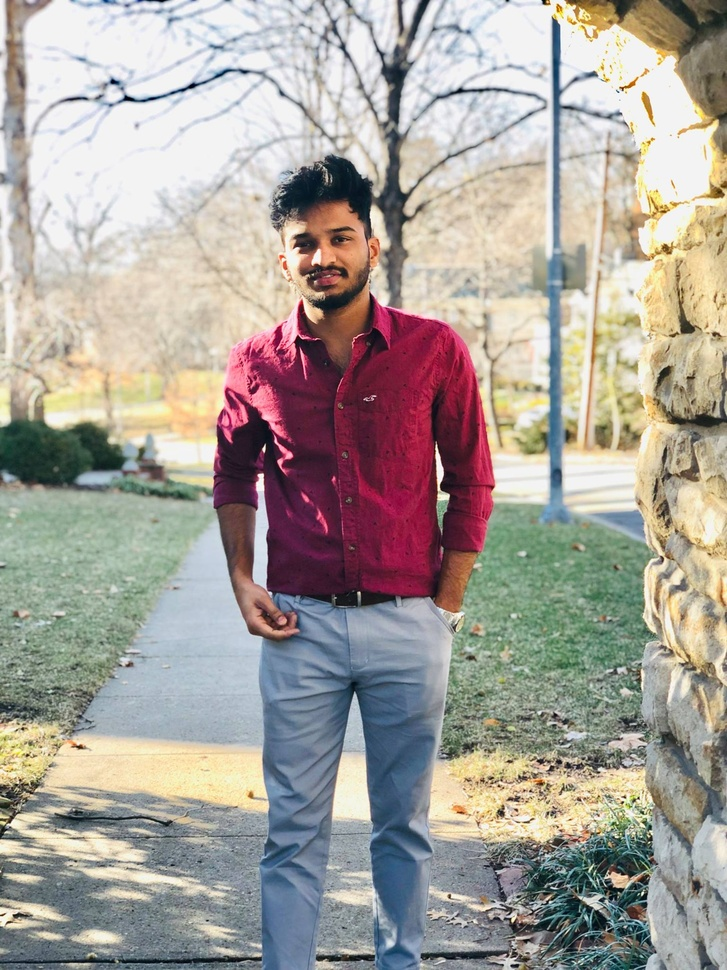
#> input picture course/Deep Learning/project/car.jpg, 727 x 970 px, shrunk from 1536 x 2048 before the run
$ python localization.py   (older library calls are emulated)
#> lines starting #> are read from the running program, lines starting #| are printed output that depends on the picture; after the words box and inside, x2 and y2 are one past the last pixel; in counts of white or black regions, pixels touching at a corner belong together
#!/usr/bin/env python3
# -*- coding: utf-8 -*-
"""
Created on Mon Apr 15 19:13:31 2019

@author: karthikchowdary
"""

from skimage.io import imread
from skimage.filters import threshold_otsu
import matplotlib.pyplot as plt

car_image = imread("car.jpg", as_grey=True)
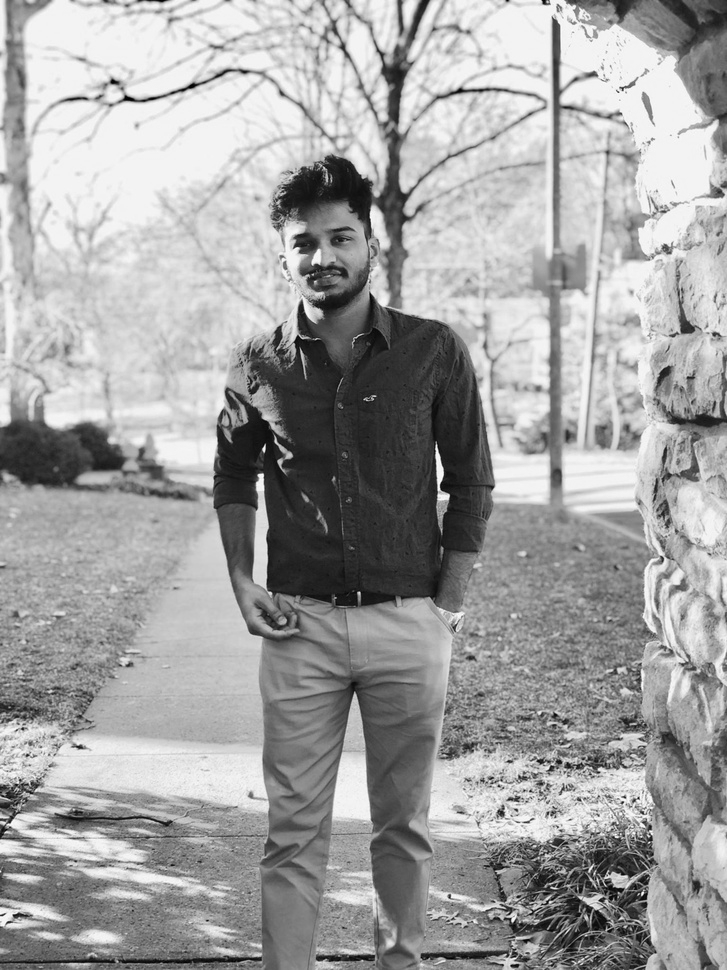
#> car_image: shape (970, 727) float64; min 0.000565, max 0.999, mean 0.635
# it should be a 2 dimensional array
print(car_image.shape)
#| (970, 727)

# the next line is not compulsory however, a grey scale pixel
# in skimage ranges between 0 & 1. multiplying it with 255
# will make it range between 0 & 255 (something we can relate better with

gray_car_image = car_image * 255
fig, (ax1, ax2) = plt.subplots(1, 2)
ax1.imshow(gray_car_image, cmap="gray")
threshold_value = threshold_otsu(gray_car_image)
#> threshold_value = 147.9
binary_car_image = gray_car_image > threshold_value
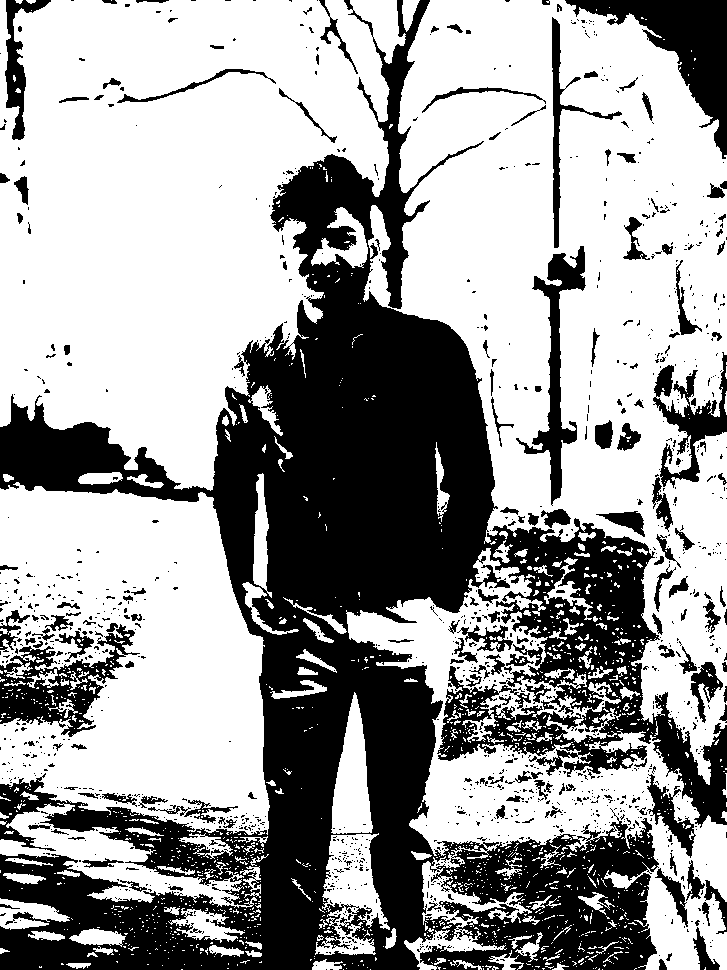
#> binary_car_image: shape (970, 727) bool; 62.2% white; 1284 black regions (1110 under 20 px), largest, box (x1, y1, x2, y2) and area: (0, 0, 727, 970) 218117, (565, 0, 727, 159) 8178, (0, 624, 140, 737) 5661
ax2.imshow(binary_car_image, cmap="gray")
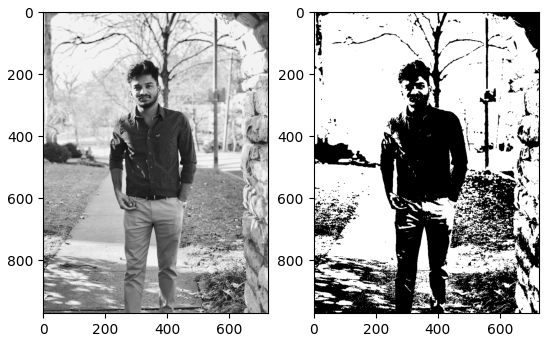
#> figure drawn by matplotlib, 2 panels
